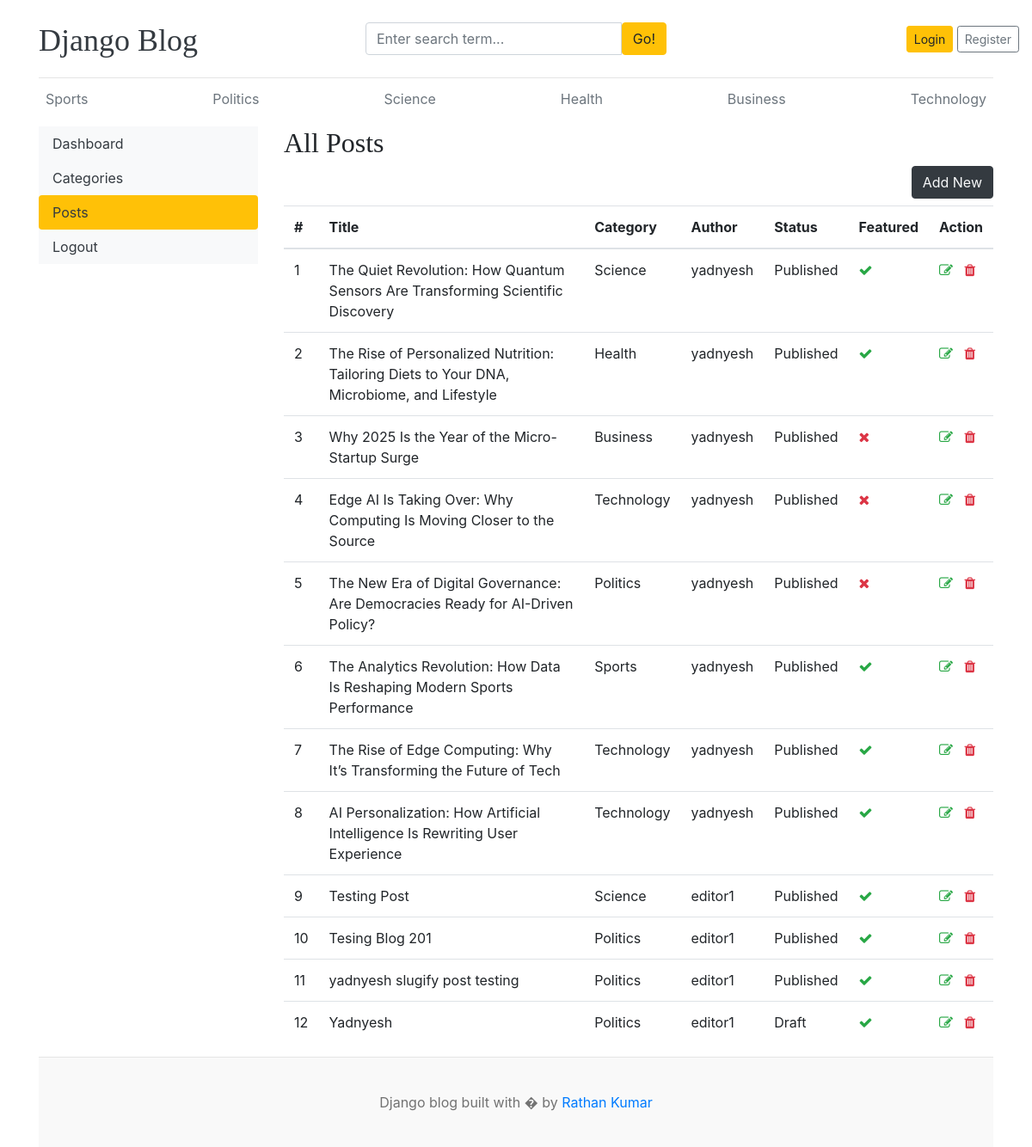
Before: /dashboard/posts/ with the older database file.
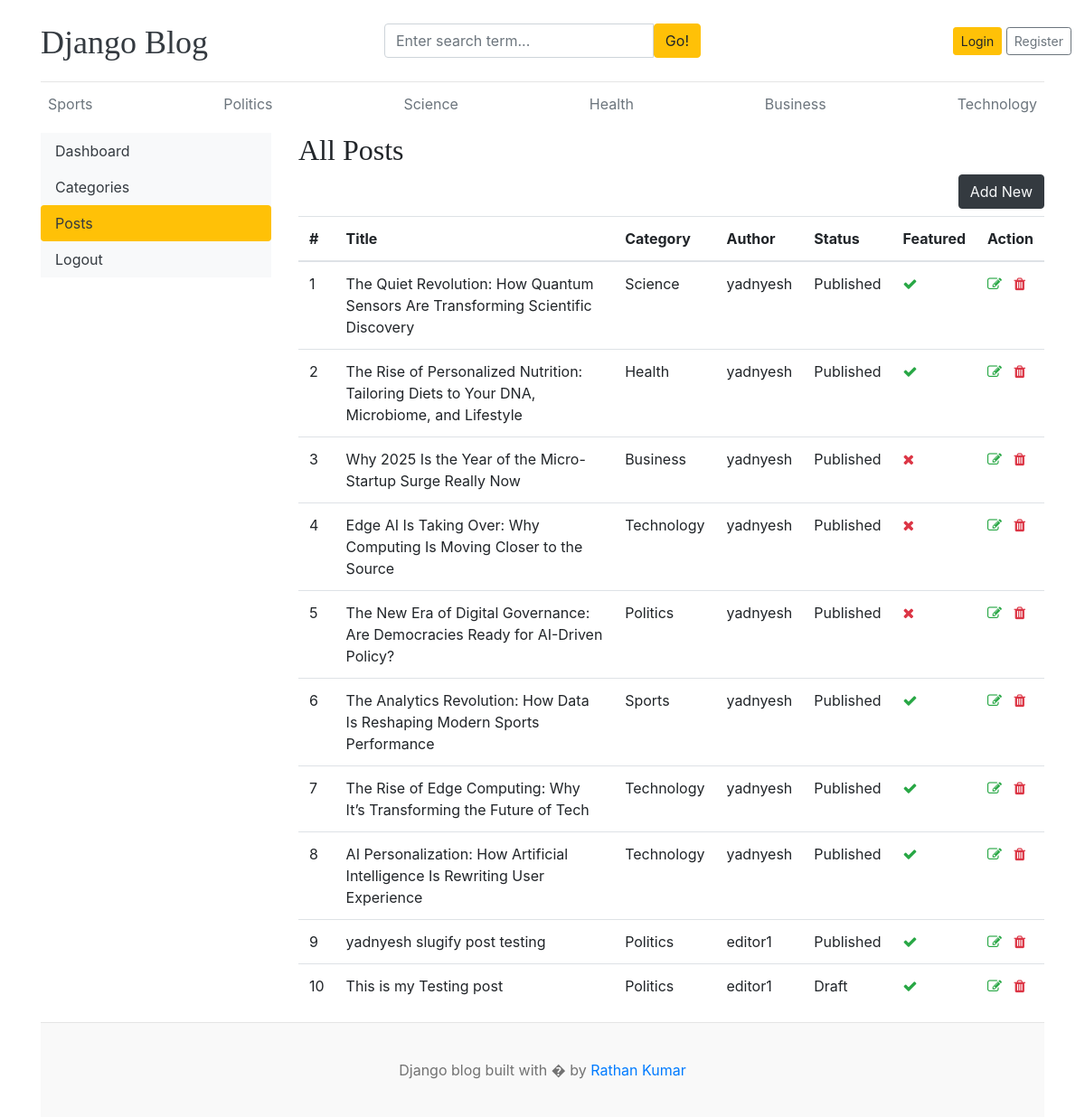
After: the same page with the newer database file.
### blogs/models.py (models this page shows, shortened)
class Category(models.Model):
    category_name = models.CharField(max_length=50, unique=True)
    created_at = models.DateTimeField(auto_now_add=True)
    updated_at = models.DateTimeField(auto_now=True)
    class Meta:
        verbose_name_plural = "categories"
    def __str__(self):
        return self.category_name

class Blog(models.Model):
    title = models.CharField(max_length=100)
    slug = models.SlugField(max_length=150, unique=True)
    category = models.ForeignKey(Category, on_delete=models.CASCADE)
    author = models.ForeignKey(User, on_delete=models.CASCADE)
    featured_image = models.ImageField(upload_to='uploads/%Y%m/%d')
    short_description = models.TextField(max_length=500)
    blog_body = models.TextField(max_length=2000)
    status = models.CharField(max_length=20, choices=(("Draft", "Draft"), ("Published", "Published")), default="Draft")
    is_featured = models.BooleanField(default=False)
    created_at = models.DateTimeField(auto_now_add=True)
    updated_at = models.DateTimeField(auto_now=True)

### dashboards/views.py (the view)
# urls.py: path('posts/', views.posts, name='posts'),
def posts(request):
    posts = Blog.objects.all()
    context = {
        'posts': posts,
    }
    return render(request, 'dashboard/posts.html', context)

### blogs/context_processors.py (called while the page is built)
def get_categories(request):
    categories = Category.objects.all()
    return dict(categories=categories)

def get_social_links(request):
    social_links = SocialLink.objects.all()
    return dict(social_links=social_links)

### templates/dashboard/posts.html (shortened to what this page needs)
{% extends 'base.html' %}
{% block content %}
<div class="row">
    {% include 'dashboard/sidebar.html' %}
    <div class="col-md-9">
        <h2>All Posts</h2>
        <a href="{% url 'add_post' %}" class="btn btn-dark text-light float-right mb-2">Add New</a>
        <table class="table table-hover">
            <thead>
              <tr>
                <th>#</th>
                <th>Title</th>
                <th>Category</th>
                <th>Author</th>
                <th>Status</th>
                <th>Featured</th>
                <th>Action</th>
              </tr>
            </thead>
            <tbody>
            {% for post in posts %}
              <tr>
                <td>{{ forloop.counter }}</td>
                <td>{{ post.title }}</td>
                <td>{{ post.category }}</td>
                <td>{{ post.author }}</td>
                <td>{{ post.status }}</td>
                <td>{% if post.is_featured %} <i class="fa fa-check text-success"></i>  {% else %} <i class="fa fa-times text-danger"></i> {% endif %}</td>
                <td>
                    <a href="{% url 'edit_post' post.id %}"><i class="fa fa-edit text-success"></i></a>
                    <a href="{% url 'delete_post' post.id %}"><i class="fa fa-trash text-danger"></i></a>
                </td>
              </tr>
            {% endfor %}
            </tbody>
          </table>
    </div>
</div>
{% endblock %}

### templates/base.html (shortened to what this page needs)
{% load static %}
<!DOCTYPE html>
<html lang="en">
<head>
    <link href="https://getbootstrap.com/docs/4.0/dist/css/bootstrap.min.css" rel="stylesheet">
    <link href="{% static 'css/blog.css' %}" rel="stylesheet">
    <link rel="stylesheet" href="https://cdnjs.cloudflare.com/ajax/libs/font-awesome/4.7.0/css/font-awesome.min.css">
  </head>
<body>
    <div class="container">
      <header class="blog-header py-3">
        <div class="row flex-nowrap justify-content-between align-items-center">
          <div class="col-4 pt-1">
            <a class="blog-header-logo text-dark" href="/">Django Blog</a>
          </div>
          <div class="col-4 search-col">
            <form action="{% url 'search' %}" method="get">
              <div class="input-group">
                <input class="form-control" name="keyword" value="{{keyword}}" type="text" placeholder="Enter search term..." aria-label="Enter search term..." aria-describedby="button-search" />
                <button type="submit" class="btn btn-warning" id="button-search" type="button">Go!</button>
              </div>
            </form>
          </div>
          <div class="col-4 d-flex justify-content-end align-items-center">
            {% if not user.is_authenticated %}
            <a class="btn btn-sm btn-warning" href="{% url 'login' %}">Login</a> &nbsp;
            <a class="btn btn-sm btn-outline-secondary" href="{% url 'register' %}">Register</a>
            {% else %}
            <span class="mr-2">Hello, {{user}}</span>
            &emsp;
            <a class="btn btn-sm btn-warning" href="{% url 'dashboard' %}">Dashboard</a>
            &emsp;
            <a class="btn btn-sm btn-outline-secondary" href="{% url 'logout' %}">Logout</a>
            {% endif %}
          </div>
        </div>
      </header>
      <div class="nav-scroller py-1 mb-2">
        <nav class="nav d-flex justify-content-between">
            {% for cat in categories %}
          <a class="p-2 text-muted" href="{% url 'posts_by_category' cat.id  %}">{{cat.category_name}}</a>
          {% endfor %}
        </nav>
      </div>
{% block content %}
{% endblock %}
    <footer class="blog-footer">
        <p>Django blog built with � by <a href="#">Rathan Kumar</a></p>
    </footer>
  </body>
</html>

Changed rows visible on the page:
removed Blog: title "Testing Post", category "Science", author "editor1", status "Published", is_featured True (drawn)
removed Blog: title "Tesing Blog 201", category "Politics", author "editor1", status "Published", is_featured True (drawn)
changed Blog "Business": title "Why 2025 Is the Year of the Micro-Startup Surge" → "Why 2025 Is the Year of the Micro-Startup Surge Really Now"
changed Blog "Draft": title "Yadnyesh" → "This is my Testing post"
